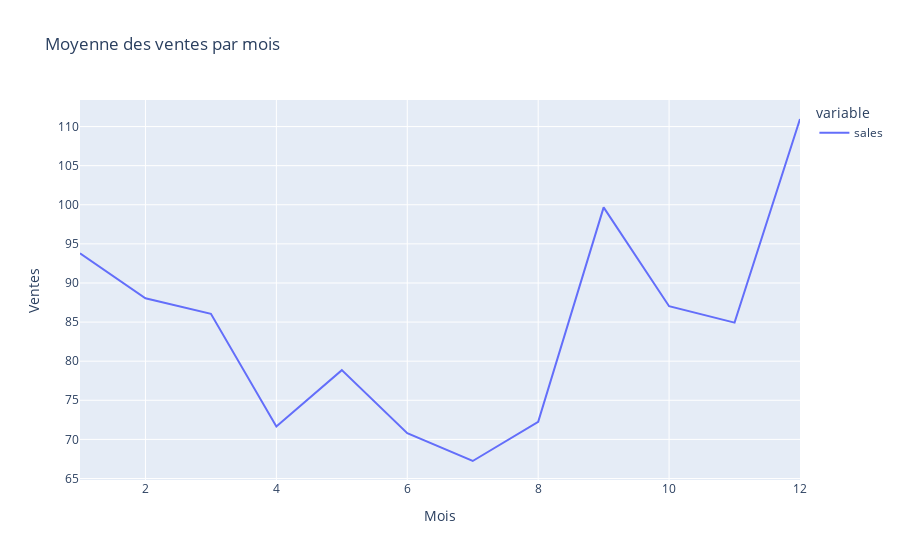
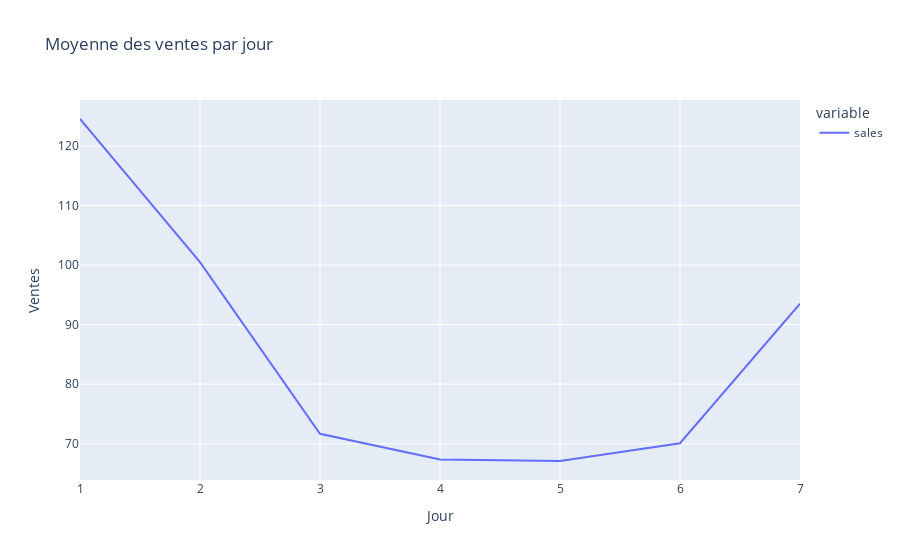

These figures' notebook cell, in order:
### Markdown cell above
## Moyenne par mois et par jour

### Code cell
sales_per_month = df_train.groupby('month')['sales'].mean()
eda.plot_ts(sales_per_month, "Moyenne des ventes par mois", "Mois", "Ventes")
sales_per_day = df_train.groupby('wday')['sales'].mean()
eda.plot_ts(sales_per_day, "Moyenne des ventes par jour", "Jour", "Ventes")

### Figure 1 — Plotly figure (JSON) as saved in the notebook; plotly's stock layout.template omitted (floating-point values rounded to 4 significant figures)
{"data": [{"hovertemplate": "variable=sales<br>month=%{x}<br>value=%{y}<extra></extra>", "legendgroup": "sales", "line": {"color": "#636efa", "dash": "solid"}, "marker": {"symbol": "circle"}, "mode": "lines", "name": "sales", "orientation": "v", "showlegend": true, "type": "scatter", "x": [1, 2, 3, 4, 5, 6, 7, 8, 9, 10, 11, 12], "xaxis": "x", "y": [93.81, 88.05, 86.06, 71.65, 78.85, 70.79, 67.24, 72.25, 99.67, 87.03, 84.93, 111.0], "yaxis": "y"}], "layout": {"legend": {"title": {"text": "variable"}, "tracegroupgap": 0}, "title": {"text": "Moyenne des ventes par mois"}, "xaxis": {"anchor": "y", "domain": [0, 1], "title": {"text": "Mois"}}, "yaxis": {"anchor": "x", "domain": [0, 1], "title": {"text": "Ventes"}}}}

### Figure 2 — Plotly figure (JSON) as saved in the notebook; plotly's stock layout.template omitted (floating-point values rounded to 4 significant figures)
{"data": [{"hovertemplate": "variable=sales<br>wday=%{x}<br>value=%{y}<extra></extra>", "legendgroup": "sales", "line": {"color": "#636efa", "dash": "solid"}, "marker": {"symbol": "circle"}, "mode": "lines", "name": "sales", "orientation": "v", "showlegend": true, "type": "scatter", "x": [1, 2, 3, 4, 5, 6, 7], "xaxis": "x", "y": [124.5, 100.5, 71.67, 67.34, 67.1, 70.09, 93.5], "yaxis": "y"}], "layout": {"legend": {"title": {"text": "variable"}, "tracegroupgap": 0}, "title": {"text": "Moyenne des ventes par jour"}, "xaxis": {"anchor": "y", "domain": [0, 1], "title": {"text": "Jour"}}, "yaxis": {"anchor": "x", "domain": [0, 1], "title": {"text": "Ventes"}}}}
